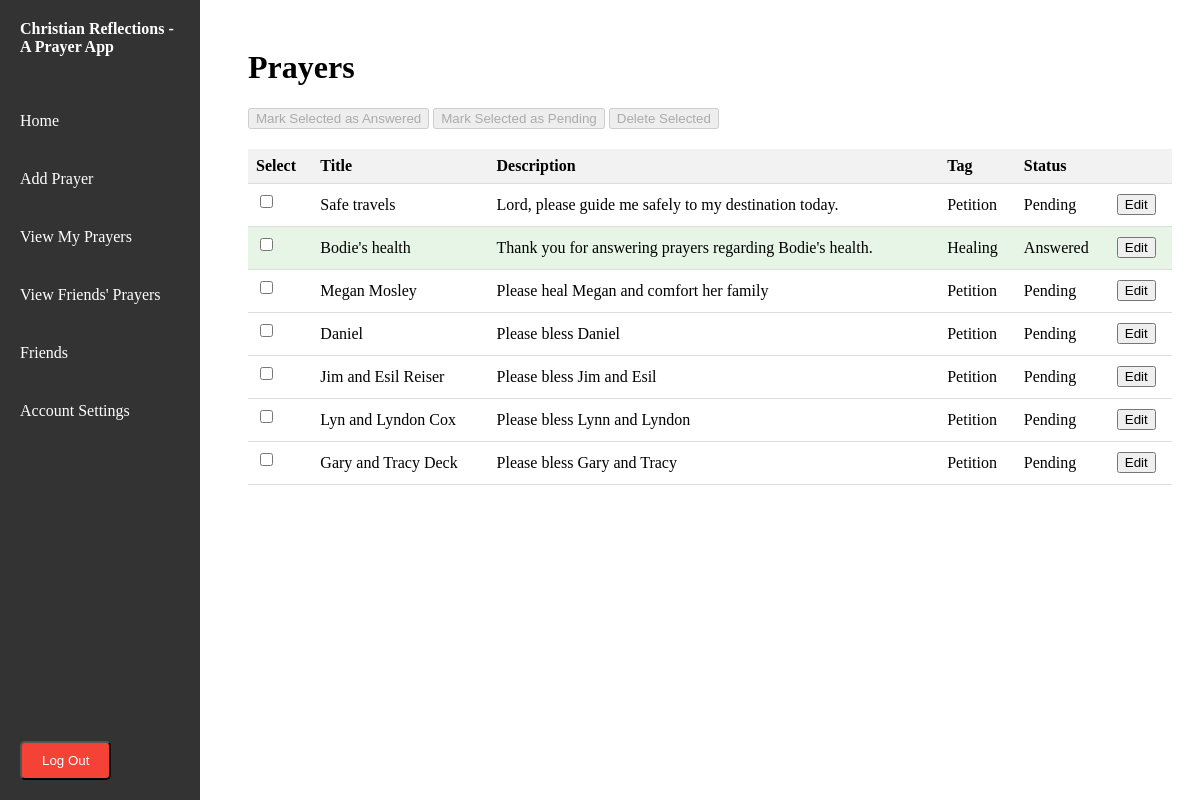
/prayers (signed in), run on the app's committed database.
### app.py (models this page shows, shortened)
class Prayer(db.Model):
    id = db.Column(db.Integer, primary_key=True)
    user_id = db.Column(db.Integer, db.ForeignKey('user.id'), nullable=False)
    title = db.Column(db.String(100),nullable=False)
    description = db.Column(db.String(256), nullable=False)
    answered = db.Column(db.Boolean, default=False)
    archived = db.Column(db.Boolean, default=False)
    created_at = db.Column(db.DateTime, default=current_utc_time)
    last_modified = db.Column(db.DateTime, default=current_utc_time, onupdate=current_utc_time)
    answered_at = db.Column(db.DateTime)
    tag_id = db.Column(db.Integer, db.ForeignKey('tag.id'), nullable=False)
    sunday = db.Column(db.Boolean, default=True)
    monday = db.Column(db.Boolean, default=True)
    tuesday = db.Column(db.Boolean, default=True)
    wednesday = db.Column(db.Boolean, default=True)
    thursday = db.Column(db.Boolean, default=True)
    friday = db.Column(db.Boolean, default=True)
    saturday = db.Column(db.Boolean, default=True)
    sharable = db.Column(db.Boolean, default=False)
    user = db.relationship('User', backref=db.backref('prayers', lazy=True))
    tag =  db.relationship('Tag', backref=db.backref('prayers', lazy=True))
    history = db.relationship('PrayerHistory', back_populates='prayer', cascade='all, delete-orphan')

class Tag(db.Model):
    id = db.Column(db.Integer, primary_key = True)
    name = db.Column(db.String(50), nullable = False, unique=True)

### app.py (the view)
@app.route('/prayers')
@login_required
def view_prayers():
    user_id = current_user.id
    user_prayers_query = Prayer.query.filter_by(user_id=user_id)
    app.logger.info('Retrieving user\'s tags.')
    page = request.args.get('page', 1, type=int)
    paginated_prayers = user_prayers_query.paginate(page=page, per_page=DEFAULT_PER_PAGE, error_out=False)
    return render_template('prayers.html', prayers = paginated_prayers, categories=prayer_categories, page_name='view_prayers', page=page)

### app.py (called while the page is built)
@login_manager.user_loader
def load_user(user_id):
    return db.session.get(User,int(user_id))

### templates/prayers.html (shortened to what this page needs)
{% extends 'base.html' %}
{% block content %}
    <h1>Prayers</h1>
    {% include 'common_prayer_tables.html' %}
{% endblock %}

### templates/common_prayer_tables.html (shortened to what this page needs)
{% if page_name == 'view_prayers' %}
    <div class="action-buttons">
        <button id="markAnsweredBtn" disabled>Mark Selected as Answered</button>
        <button id="markPendingBtn" disabled>Mark Selected as Pending</button>
        <button id="deleteBtn" disabled>Delete Selected</button>
    </div>
{% endif %}
<table class="prayer-table">
    <thead>
        <tr>
            {% if page_name == 'view_prayers' %}
                <th>Select</th>
            {% endif %}
            <th>Title</th>
            <th>Description</th>
            <th>Tag</th>
            <th>Status</th>
            <th></th>
        </tr>
    </thead>
    <tbody>
        {% for prayer in prayers.items %}
            {% set row_class = "unprayed" %}
            {% if prayer in prayed_today_prayers %}
                {% set row_class = "prayed" %}
            {% endif %}
            {% if prayer.answered %}
                {% set row_class = row_class + "-answered" %}
            {% endif %}
            {% set row_class = row_class + "-row" %}
            <tr class="{{ row_class }}">
                {% if page_name == 'view_prayers' %}
                    <td><input type="checkbox" name="selectedPrayers" value="{{ prayer.id }}"></td>
                {% endif %}
                <td>{{ prayer.title }}</td>
                <td>
                    {% if prayer.answered %}
                        Thank you for answering prayers regarding {{ prayer.title }}.
                    {% else %}
                        {{ prayer.description }}
                    {% endif %}
                </td>
                <td>{{ prayer.tag.name }}</td>
                <td>{{ "Answered" if prayer.answered else "Pending" }}</td>
                <td>
                    {% if page_name == 'home' %}
                        {% set markPrayedUrl = url_for('mark_prayed', prayer_id=prayer.id, prev_url=request.url) %}
                        <form action="{{ markPrayedUrl }}" method="post">
                            <input type="hidden" name="csrf_token" value="{{ csrf_token() }}">
                            <button type="submit" class="edit-btn" {% if prayer in prayed_today_prayers %}disabled{% endif %}>Mark Prayed</button>
                        </form>
                    {% elif page_name == 'view_prayers' %}
                        {% set editUrl = url_for('add_or_edit_prayer', prayer_id=prayer.id) %}
                        <button onclick="window.location.href='{{ editUrl }}';" class="edit-btn">Edit</button>
                    {% endif %}
                </td>
            </tr>
        {% endfor %}
    </tbody>
</table>

### static/css/styles.css (style rules this page uses)
label, input { display: block; margin-bottom: 10px; }
.prayer-table { width:100%; border-collapse: collapse; margin-top: 20px; }
.prayer-table th, .prayer-table td { padding: 8px; text-align: left; border-bottom: 1px solid #ddd; }
.prayer-table th { background-color: #f2F2F2; }
.prayer-table td:nth-child(2) { white-space: nowrap; overflow: hidden; text-overflow: ellipsis; }
.unprayed-answered-row { background-color: #e6f5e6; }

### data on the page
Prayer: title "Safe travels", description "Lord, please guide me safely to my destination today.", tag.name "Petition", answered "Pending"
Prayer: title "Bodie's health", tag.name "Healing", answered "Answered"
Prayer: title "Megan Mosley", description "Please heal Megan and comfort her family", tag.name "Petition", answered "Pending"
Prayer: title "Daniel", description "Please bless Daniel", tag.name "Petition", answered "Pending"
Prayer: title "Jim and Esil Reiser", description "Please bless Jim and Esil", tag.name "Petition", answered "Pending"
Prayer: title "Lyn and Lyndon Cox", description "Please bless Lynn and Lyndon", tag.name "Petition", answered "Pending"
Prayer: title "Gary and Tracy Deck", description "Please bless Gary and Tracy", tag.name "Petition", answered "Pending"
